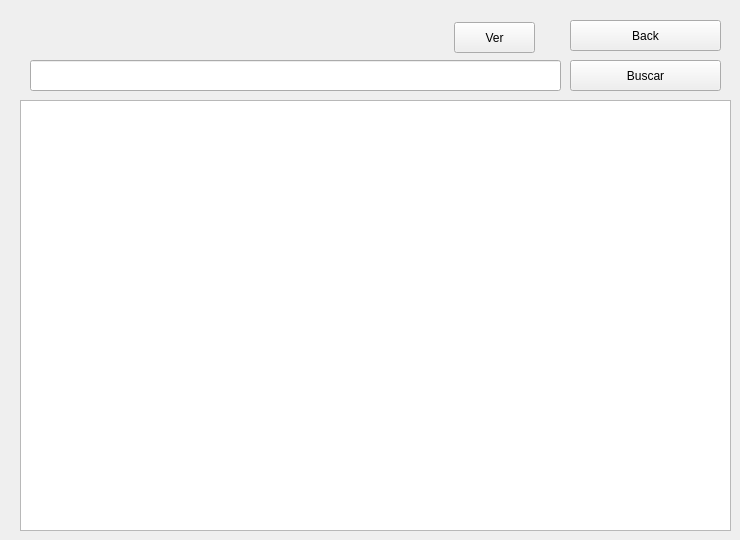
        <widget class="QWidget" name="page_10">
         <widget class="QListWidget" name="listWidget_titulos">
          <property name="geometry">
           <rect>
            <x>20</x>
            <y>100</y>
            <width>711</width>
            <height>431</height>
           </rect>
          </property>
         </widget>
         <widget class="QLineEdit" name="Buscar_text_titulo">
          <property name="geometry">
           <rect>
            <x>30</x>
            <y>60</y>
            <width>531</width>
            <height>31</height>
           </rect>
          </property>
         </widget>
         <widget class="QPushButton" name="Buscar_Button_titulo">
          <property name="geometry">
           <rect>
            <x>570</x>
            <y>60</y>
            <width>151</width>
            <height>31</height>
           </rect>
          </property>
          <property name="text">
           <string>Buscar</string>
          </property>
         </widget>
         <widget class="QPushButton" name="Regresar_Button">
          <property name="geometry">
           <rect>
            <x>570</x>
            <y>20</y>
            <width>151</width>
            <height>31</height>
           </rect>
          </property>
          <property name="text">
           <string>Back</string>
          </property>
         </widget>
         <widget class="QPushButton" name="Ver_button">
          <property name="geometry">
           <rect>
            <x>454</x>
            <y>22</y>
            <width>81</width>
            <height>31</height>
           </rect>
          </property>
          <property name="text">
           <string>Ver</string>
          </property>
         </widget>
        </widget>
